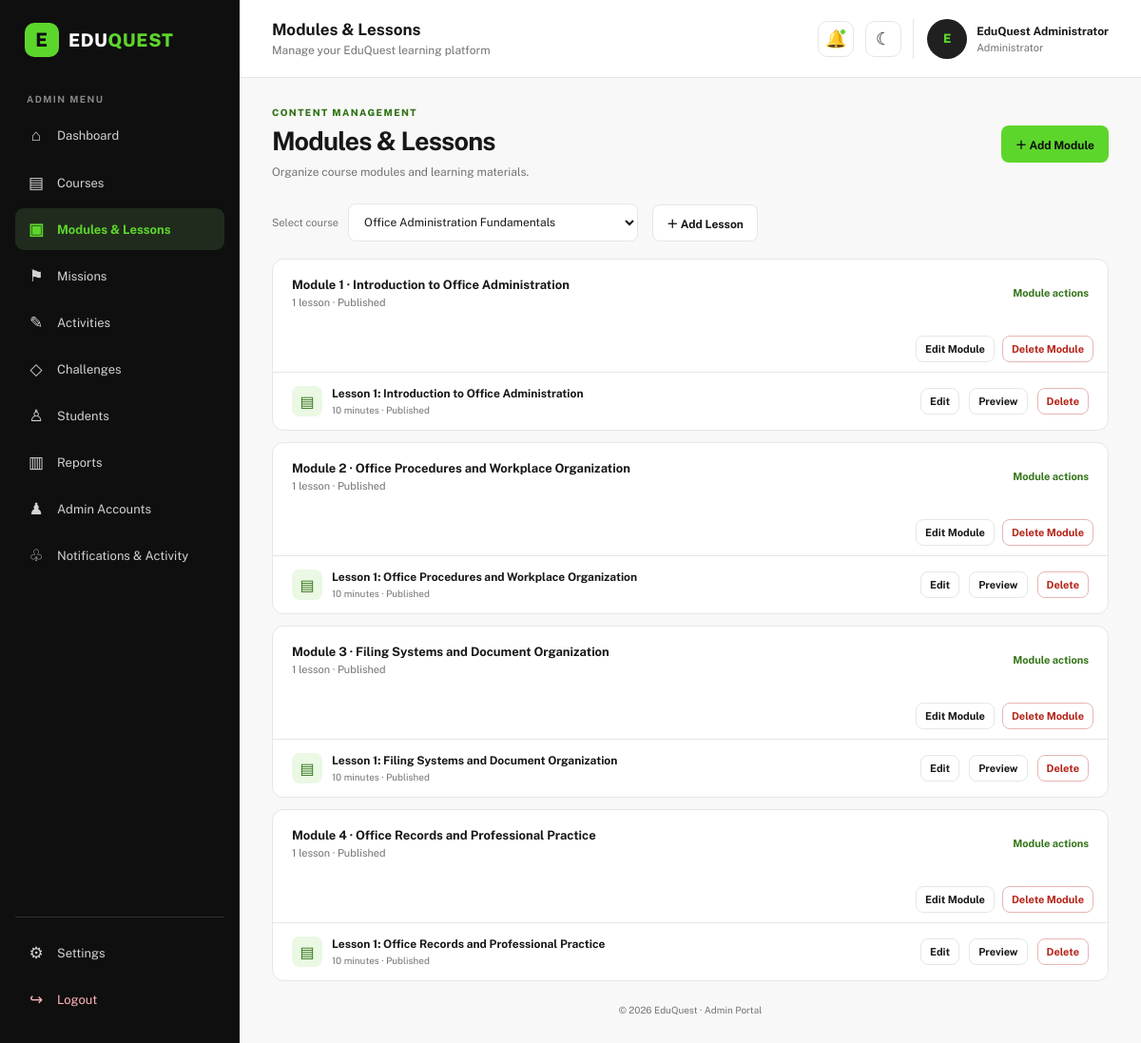
The app's page /EDUQUEST_FINAL/Admin_Portal/AdminModules.php (signed in) with its own data.
### tables this page shows
CREATE TABLE `modules` (
  `module_id` int(10) UNSIGNED NOT NULL,
  `course_id` int(10) UNSIGNED NOT NULL,
  `module_number` tinyint(3) UNSIGNED NOT NULL,
  `module_title` varchar(200) NOT NULL,
  `module_description` text DEFAULT NULL,
  `status` enum('draft','published','archived') NOT NULL DEFAULT 'draft',
  `created_at` timestamp NOT NULL DEFAULT current_timestamp(),
  `updated_at` timestamp NOT NULL DEFAULT current_timestamp() ON UPDATE current_timestamp()
);

CREATE TABLE `lessons` (
  `lesson_id` int(10) UNSIGNED NOT NULL,
  `module_id` int(10) UNSIGNED NOT NULL,
  `lesson_number` tinyint(3) UNSIGNED NOT NULL DEFAULT 1,
  `lesson_title` varchar(200) NOT NULL,
  `lesson_content` longtext NOT NULL,
  `estimated_minutes` smallint(5) UNSIGNED NOT NULL DEFAULT 10,
  `status` enum('draft','published','archived') NOT NULL DEFAULT 'draft',
  `created_at` timestamp NOT NULL DEFAULT current_timestamp(),
  `updated_at` timestamp NOT NULL DEFAULT current_timestamp() ON UPDATE current_timestamp()
);

### EDUQUEST_FINAL/Admin_Portal/AdminModules.php (the view, shortened to what this page needs)
<?php
require_once "db_connect.php";
function e($value) {
    return htmlspecialchars((string)$value, ENT_QUOTES, "UTF-8");
}
$selectedCourseId = isset($_GET["course_id"])
    ? (int)$_GET["course_id"]
    : 0;
$coursesResult = $conn->query("
    SELECT course_id, course_title
    FROM courses
    ORDER BY course_number ASC
");
$courses = [];
while ($row = $coursesResult->fetch_assoc()) {
    $courses[] = $row;
}
if ($selectedCourseId <= 0 && !empty($courses)) {
    $selectedCourseId = (int)$courses[0]["course_id"];
}
$modules = [];
if ($selectedCourseId > 0) {
    $modStmt = $conn->prepare("
        SELECT *
        FROM modules
        WHERE course_id = ?
        ORDER BY module_number ASC
    ");
    $modStmt->bind_param("i", $selectedCourseId);
    $modStmt->execute();
    $modulesResult = $modStmt->get_result();
    while ($module = $modulesResult->fetch_assoc()) {
        $lessonStmt = $conn->prepare("
            SELECT *
            FROM lessons
            WHERE module_id = ?
            ORDER BY lesson_number ASC
        ");
        $lessonStmt->bind_param("i", $module["module_id"]);
        $lessonStmt->execute();
        $lessonsResult = $lessonStmt->get_result();
        $module["lessons"] = [];
        while ($lesson = $lessonsResult->fetch_assoc()) {
            $module["lessons"][] = $lesson;
        }
        $modules[] = $module;
    }
}
?>
<!DOCTYPE html>
<html lang="en">
<head>
    <link rel="stylesheet" href="Admin_styles.css">
</head>
<body>
<div id="admin-app" data-page="Modules & Lessons">
    <main class="page-content">
        <section class="page-heading split-heading">
            <div>
                <p class="eyebrow">CONTENT MANAGEMENT</p>
                <h1>Modules &amp; Lessons</h1>
                <p class="muted">
                    Organize course modules and learning materials.
                </p>
            </div>
            <button
                type="button"
                class="btn btn-primary"
                data-modal="moduleModal">
                ＋ Add Module
            </button>
        </section>
        <form method="GET" action="" class="toolbar"
              style="display:flex;gap:15px;align-items:center;">
            <label class="field-inline"
                   style="display:flex;align-items:center;gap:10px;">
                Select course
                <select name="course_id" onchange="this.form.submit()">
                    <?php foreach ($courses as $c): ?>
                        <option
                            value="<?= (int)$c["course_id"] ?>"
                            <?= ((int)$c["course_id"] === $selectedCourseId) ? "selected" : "" ?>>
                            <?= e($c["course_title"]) ?>
                        </option>
                    <?php endforeach; ?>
                </select>
            </label>
            <button
                type="button"
                class="btn btn-outline"
                data-modal="lessonModal">
                ＋ Add Lesson
            </button>
        </form>
        <section class="module-list">
            <?php if (!empty($modules)): ?>
                <?php foreach ($modules as $module): ?>
                    <?php $lessonCount = count($module["lessons"]); ?>
                    <details class="module-card" open>
                        <summary>
                            <span>
                                <b>
                                    Module <?= (int)$module["module_number"] ?>
                                    · <?= e($module["module_title"]) ?>
                                </b>
                                <small>
                                    <?= $lessonCount ?>
                                    lesson<?= $lessonCount === 1 ? "" : "s" ?>
                                    · <?= e(ucfirst($module["status"])) ?>
                                </small>
                            </span>
                            <span class="summary-actions">
                                Module actions
                            </span>
                        </summary>
                        <div class="module-actions"
                             style="display:flex;justify-content:flex-end;gap:8px;padding:10px 15px;">
                            <button
                                type="button"
                                class="btn btn-small btn-outline"
                                onclick="openEditModule(this)"
                                data-module-id="<?= (int)$module["module_id"] ?>"
                                data-module-number="<?= (int)$module["module_number"] ?>"
                                data-module-title="<?= e($module["module_title"]) ?>"
                                data-module-description="<?= e($module["module_description"] ?? "") ?>"
                                data-module-status="<?= e($module["status"]) ?>">
                                Edit Module
                            </button>
                            <form method="POST"
                                  onsubmit="return confirm('Are you sure you want to delete this module? Related records will prevent deletion.');">
                                <button type="submit"
                                        class="btn btn-small btn-outline delete-btn">
                                    Delete Module
                                </button>
                            </form>
                        </div>
                        <?php if ($lessonCount > 0): ?>
                            <?php foreach ($module["lessons"] as $lesson): ?>
                                <div class="lesson-row">
                                    <span class="lesson-icon">▤</span>
                                    <div>
                                        <b>
                                            Lesson <?= (int)$lesson["lesson_number"] ?>:
                                            <?= e($lesson["lesson_title"]) ?>
                                        </b>
                                        <small>
                                            <?= (int)$lesson["estimated_minutes"] ?> minutes
                                            · <?= e(ucfirst($lesson["status"])) ?>
                                        </small>
                                    </div>
                                    <button
                                        type="button"
                                        class="btn btn-small btn-outline"
                                        onclick="openEditLesson(this)"
                                        data-lesson-id="<?= (int)$lesson["lesson_id"] ?>"
                                        data-module-id="<?= (int)$module["module_id"] ?>"
                                        data-lesson-number="<?= (int)$lesson["lesson_number"] ?>"
                                        data-lesson-title="<?= e($lesson["lesson_title"]) ?>"
                                        data-lesson-content="<?= e($lesson["lesson_content"]) ?>"
                                        data-estimated-minutes="<?= (int)$lesson["estimated_minutes"] ?>"
                                        data-lesson-status="<?= e($lesson["status"]) ?>">
                                        Edit
                                    </button>
                                    <button
                                        type="button"
                                        class="btn btn-small btn-outline"
                                        onclick="previewLesson(this)"
                                        data-lesson-title="<?= e($lesson["lesson_title"]) ?>"
                                        data-lesson-content="<?= e($lesson["lesson_content"]) ?>"
                                        data-lesson-number="<?= (int)$lesson["lesson_number"] ?>"
                                        data-estimated-minutes="<?= (int)$lesson["estimated_minutes"] ?>">
                                        Preview
                                    </button>
                                    <form method="POST"
                                          onsubmit="return confirm('Delete this lesson? If students have progress records, the lesson will be archived instead.');">
                                        <button type="submit"
                                                class="btn btn-small btn-outline delete-btn">
                                            Delete
                                        </button>
                                    </form>
                                </div>
                            <?php endforeach; ?>
                        <?php else: ?>
                            <div class="empty-state">
                                No lessons yet. Add a lesson to get started.
                            </div>
                        <?php endif; ?>
                    </details>
                <?php endforeach; ?>
            <?php endif; ?>
        </section>
        <footer class="page-footer">
            © 2026 EduQuest · Admin Portal
        </footer>
    </main>
</div>
</body>
</html>

### EDUQUEST_FINAL/Admin_Portal/Admin_styles.css (style rules this page uses)
:root { --black: #0F0F0F; --dark: #202020; --green: #5DD62C; --deep-green: #337418; --offwhite: #F8F8F8; --white: #FFFFFF; --text: #171717; --muted: #737373; --border: #E6E6E6; --surface: #FFFFFF; --surface-soft: #F3F4F2; --shadow: 0 8px 28px rgba(0, 0, 0, 0.06); }
* { box-sizing: border-box; margin: 0; padding: 0; }
body { font-family: "Public Sans", Arial, sans-serif; background: var(--offwhite); color: var(--text); min-height: 100vh; }
button, input, select, textarea { font: inherit; }
button { cursor: pointer; }
.page-content { padding: 30px 34px 24px; max-width: 1600px; margin: 0 auto; }
.page-heading { margin-bottom: 23px; }
.page-heading h1 { font-size: 27px; letter-spacing: -.8px; margin: 4px 0 8px; }
.eyebrow { color: var(--deep-green); font-size: 10px; font-weight: 800; letter-spacing: 1.4px; margin-bottom: 8px; }
.muted { color: var(--muted); font-size: 12px; line-height: 1.6; }
.split-heading { display: flex; justify-content: space-between; align-items: center; gap: 18px; }
.btn { display: inline-flex; align-items: center; justify-content: center; gap: 7px; border: 1px solid transparent; border-radius: 8px; padding: 10px 14px; font-size: 12px; font-weight: 700; transition: .18s; white-space: nowrap; }
.btn-primary { background: var(--green); color: var(--black); }
.btn-outline { background: var(--surface); border-color: var(--border); color: var(--text); }
.btn-small { padding: 7px 9px; font-size: 11px; }
.toolbar { display: flex; align-items: center; gap: 12px; flex-wrap: wrap; margin-bottom: 18px; }
.toolbar select, .field-inline select { height: 40px; border: 1px solid var(--border); border-radius: 8px; background: var(--surface); color: var(--text); padding: 0 12px; font-size: 12px; max-width: 100%; }
.field-inline { display: flex; align-items: center; gap: 9px; color: var(--muted); font-size: 11px; }
.module-list { display: grid; gap: 12px; }
.module-card { background: var(--surface); border: 1px solid var(--border); border-radius: 12px; overflow: hidden; }
.module-card summary { list-style: none; display: flex; align-items: center; justify-content: space-between; gap: 15px; padding: 19px 20px; cursor: pointer; }
.module-card summary b { font-size: 13px; display: block; }
.module-card summary small { display: block; color: var(--muted); font-size: 11px; margin-top: 5px; }
.summary-actions { font-size: 11px; color: var(--deep-green); font-weight: 700; }
.lesson-row { display: flex; align-items: center; gap: 12px; padding: 14px 20px; border-top: 1px solid var(--border); }
.lesson-row > div { flex: 1; }
.lesson-row b { font-size: 12px; display: block; }
.lesson-row small { display: block; color: var(--muted); font-size: 10px; margin-top: 4px; }
.lesson-icon { width: 32px; height: 32px; border-radius: 8px; background: #EAF8E4; color: var(--deep-green); display: grid; place-items: center; }
.page-footer { text-align: center; color: var(--muted); font-size: 10px; padding: 24px 0 5px; }

### EDUQUEST_FINAL/Admin_Portal/AdminModules.php (style rules this page uses)
.delete-btn { color: #B42318 !important; border-color: #E7B5B2 !important; }
.module-actions form, .lesson-row form { margin: 0; }
.lesson-row { gap: 10px; }
.lesson-row > div { flex: 1; min-width: 120px; }

### records on screen
modules: module_number "1", module_title "Introduction to Office Administration", lessonCount "1", status "Published"
lessons: lesson_number "1", lesson_title "Introduction to Office Administration", estimated_minutes "10", status "Published"
modules: module_number "2", module_title "Office Procedures and Workplace Organization", lessonCount "1", status "Published"
lessons: lesson_number "1", lesson_title "Office Procedures and Workplace Organization", estimated_minutes "10", status "Published"
modules: module_number "3", module_title "Filing Systems and Document Organization", lessonCount "1", status "Published"
lessons: lesson_number "1", lesson_title "Filing Systems and Document Organization", estimated_minutes "10", status "Published"
modules: module_number "4", module_title "Office Records and Professional Practice", lessonCount "1", status "Published"
lessons: lesson_number "1", lesson_title "Office Records and Professional Practice", estimated_minutes "10", status "Published"

### other values on screen
form field course_id "Office Administration Fundamentals"
